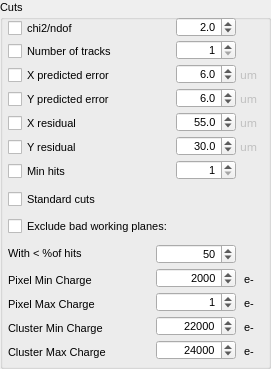
    <widget class="QGroupBox" name="chargeCutsGB">
     <property name="geometry">
      <rect>
       <x>740</x>
       <y>4</y>
       <width>271</width>
       <height>369</height>
      </rect>
     </property>
     <property name="font">
      <font>
       <pointsize>8</pointsize>
      </font>
     </property>
     <property name="title">
      <string>Cuts</string>
     </property>
     <widget class="QCheckBox" name="chi2ChargeCutCB">
      <property name="geometry">
       <rect>
        <x>8</x>
        <y>17</y>
        <width>150</width>
        <height>22</height>
       </rect>
      </property>
      <property name="text">
       <string>chi2/ndof</string>
      </property>
     </widget>
     <widget class="QDoubleSpinBox" name="chi2ChargeCutSB">
      <property name="geometry">
       <rect>
        <x>176</x>
        <y>17</y>
        <width>60</width>
        <height>20</height>
       </rect>
      </property>
      <property name="alignment">
       <set>Qt::AlignRight|Qt::AlignTrailing|Qt::AlignVCenter</set>
      </property>
      <property name="decimals">
       <number>1</number>
      </property>
      <property name="minimum">
       <double>1.000000000000000</double>
      </property>
      <property name="maximum">
       <double>20.000000000000000</double>
      </property>
      <property name="singleStep">
       <double>0.500000000000000</double>
      </property>
      <property name="value">
       <double>2.000000000000000</double>
      </property>
     </widget>
     <widget class="QCheckBox" name="nTrackChargeCutCB">
      <property name="geometry">
       <rect>
        <x>8</x>
        <y>40</y>
        <width>150</width>
        <height>22</height>
       </rect>
      </property>
      <property name="text">
       <string>Number of tracks</string>
      </property>
     </widget>
     <widget class="QSpinBox" name="nTrackChargeCutSB">
      <property name="geometry">
       <rect>
        <x>176</x>
        <y>40</y>
        <width>60</width>
        <height>20</height>
       </rect>
      </property>
      <property name="layoutDirection">
       <enum>Qt::LeftToRight</enum>
      </property>
      <property name="alignment">
       <set>Qt::AlignRight|Qt::AlignTrailing|Qt::AlignVCenter</set>
      </property>
      <property name="minimum">
       <number>1</number>
      </property>
      <property name="maximum">
       <number>10</number>
      </property>
      <property name="value">
       <number>1</number>
      </property>
     </widget>
     <widget class="QCheckBox" name="xErrChargeCutCB">
      <property name="geometry">
       <rect>
        <x>8</x>
        <y>64</y>
        <width>150</width>
        <height>22</height>
       </rect>
      </property>
      <property name="text">
       <string>X predicted error</string>
      </property>
     </widget>
     <widget class="QCheckBox" name="yErrChargeCutCB">
      <property name="geometry">
       <rect>
        <x>8</x>
        <y>88</y>
        <width>150</width>
        <height>22</height>
       </rect>
      </property>
      <property name="text">
       <string>Y predicted error</string>
      </property>
     </widget>
     <widget class="QDoubleSpinBox" name="xErrChargeCutSB">
      <property name="geometry">
       <rect>
        <x>176</x>
        <y>64</y>
        <width>60</width>
        <height>20</height>
       </rect>
      </property>
      <property name="alignment">
       <set>Qt::AlignRight|Qt::AlignTrailing|Qt::AlignVCenter</set>
      </property>
      <property name="decimals">
       <number>1</number>
      </property>
      <property name="minimum">
       <double>0.000000000000000</double>
      </property>
      <property name="maximum">
       <double>50.000000000000000</double>
      </property>
      <property name="singleStep">
       <double>0.500000000000000</double>
      </property>
      <property name="value">
       <double>6.000000000000000</double>
      </property>
     </widget>
     <widget class="QDoubleSpinBox" name="yErrChargeCutSB">
      <property name="geometry">
       <rect>
        <x>176</x>
        <y>88</y>
        <width>60</width>
        <height>20</height>
       </rect>
      </property>
      <property name="alignment">
       <set>Qt::AlignRight|Qt::AlignTrailing|Qt::AlignVCenter</set>
      </property>
      <property name="decimals">
       <number>1</number>
      </property>
      <property name="minimum">
       <double>0.000000000000000</double>
      </property>
      <property name="maximum">
       <double>50.000000000000000</double>
      </property>
      <property name="singleStep">
       <double>0.500000000000000</double>
      </property>
      <property name="value">
       <double>6.000000000000000</double>
      </property>
     </widget>
     <widget class="QLabel" name="xErrChargeLB">
      <property name="enabled">
       <bool>false</bool>
      </property>
      <property name="geometry">
       <rect>
        <x>240</x>
        <y>64</y>
        <width>31</width>
        <height>22</height>
       </rect>
      </property>
      <property name="font">
       <font>
        <family>Sans Serif</family>
        <weight>50</weight>
        <bold>false</bold>
       </font>
      </property>
      <property name="text">
       <string>um</string>
      </property>
     </widget>
     <widget class="QLabel" name="yErrChargeLB">
      <property name="enabled">
       <bool>false</bool>
      </property>
      <property name="geometry">
       <rect>
        <x>240</x>
        <y>88</y>
        <width>31</width>
        <height>22</height>
       </rect>
      </property>
      <property name="font">
       <font>
        <family>Sans Serif</family>
        <weight>50</weight>
        <bold>false</bold>
       </font>
      </property>
      <property name="text">
       <string>um</string>
      </property>
     </widget>
     <widget class="QCheckBox" name="xChargeCutCB">
      <property name="geometry">
       <rect>
        <x>8</x>
        <y>112</y>
        <width>150</width>
        <height>22</height>
       </rect>
      </property>
      <property name="text">
       <string>X residual</string>
      </property>
     </widget>
     <widget class="QCheckBox" name="yChargeCutCB">
      <property name="geometry">
       <rect>
        <x>8</x>
        <y>136</y>
        <width>150</width>
        <height>22</height>
       </rect>
      </property>
      <property name="text">
       <string>Y residual</string>
      </property>
     </widget>
     <widget class="QDoubleSpinBox" name="xChargeCutSB">
      <property name="geometry">
       <rect>
        <x>176</x>
        <y>112</y>
        <width>60</width>
        <height>20</height>
       </rect>
      </property>
      <property name="alignment">
       <set>Qt::AlignRight|Qt::AlignTrailing|Qt::AlignVCenter</set>
      </property>
      <property name="decimals">
       <number>1</number>
      </property>
      <property name="minimum">
       <double>-75.000000000000000</double>
      </property>
      <property name="maximum">
       <double>75.000000000000000</double>
      </property>
      <property name="singleStep">
       <double>0.500000000000000</double>
      </property>
      <property name="value">
       <double>55.000000000000000</double>
      </property>
     </widget>
     <widget class="QDoubleSpinBox" name="yChargeCutSB">
      <property name="geometry">
       <rect>
        <x>176</x>
        <y>136</y>
        <width>60</width>
        <height>20</height>
       </rect>
      </property>
      <property name="alignment">
       <set>Qt::AlignRight|Qt::AlignTrailing|Qt::AlignVCenter</set>
      </property>
      <property name="decimals">
       <number>1</number>
      </property>
      <property name="minimum">
       <double>-50.000000000000000</double>
      </property>
      <property name="maximum">
       <double>50.000000000000000</double>
      </property>
      <property name="singleStep">
       <double>0.500000000000000</double>
      </property>
      <property name="value">
       <double>30.000000000000000</double>
      </property>
     </widget>
     <widget class="QLabel" name="xChargeLB">
      <property name="enabled">
       <bool>false</bool>
      </property>
      <property name="geometry">
       <rect>
        <x>240</x>
        <y>112</y>
        <width>31</width>
        <height>22</height>
       </rect>
      </property>
      <property name="font">
       <font>
        <family>Sans Serif</family>
        <weight>50</weight>
        <bold>false</bold>
       </font>
      </property>
      <property name="text">
       <string>um</string>
      </property>
     </widget>
     <widget class="QLabel" name="yChargeLB">
      <property name="enabled">
       <bool>false</bool>
      </property>
      <property name="geometry">
       <rect>
        <x>240</x>
        <y>136</y>
        <width>31</width>
        <height>22</height>
       </rect>
      </property>
      <property name="font">
       <font>
        <family>Sans Serif</family>
        <weight>50</weight>
        <bold>false</bold>
       </font>
      </property>
      <property name="text">
       <string>um</string>
      </property>
     </widget>
     <widget class="customSpinBox" name="hitsChargeCutSB">
      <property name="geometry">
       <rect>
        <x>176</x>
        <y>160</y>
        <width>60</width>
        <height>20</height>
       </rect>
      </property>
      <property name="layoutDirection">
       <enum>Qt::LeftToRight</enum>
      </property>
      <property name="alignment">
       <set>Qt::AlignRight|Qt::AlignTrailing|Qt::AlignVCenter</set>
      </property>
      <property name="minimum">
       <number>1</number>
      </property>
      <property name="maximum">
       <number>50</number>
      </property>
      <property name="value">
       <number>1</number>
      </property>
     </widget>
     <widget class="QCheckBox" name="hitsChargeCutCB">
      <property name="geometry">
       <rect>
        <x>8</x>
        <y>160</y>
        <width>150</width>
        <height>22</height>
       </rect>
      </property>
      <property name="text">
       <string>Min hits</string>
      </property>
     </widget>
     <widget class="customSpinBox" name="chargePixelMinimumChargeSB">
      <property name="geometry">
       <rect>
        <x>156</x>
        <y>268</y>
        <width>80</width>
        <height>20</height>
       </rect>
      </property>
      <property name="layoutDirection">
       <enum>Qt::LeftToRight</enum>
      </property>
      <property name="alignment">
       <set>Qt::AlignRight|Qt::AlignTrailing|Qt::AlignVCenter</set>
      </property>
      <property name="minimum">
       <number>0</number>
      </property>
      <property name="maximum">
       <number>10000</number>
      </property>
      <property name="singleStep">
       <number>100</number>
      </property>
      <property name="value">
       <number>2000</number>
      </property>
     </widget>
     <widget class="customSpinBox" name="chargeClusterMinimumChargeSB">
      <property name="geometry">
       <rect>
        <x>156</x>
        <y>316</y>
        <width>80</width>
        <height>20</height>
       </rect>
      </property>
      <property name="layoutDirection">
       <enum>Qt::LeftToRight</enum>
      </property>
      <property name="alignment">
       <set>Qt::AlignRight|Qt::AlignTrailing|Qt::AlignVCenter</set>
      </property>
      <property name="minimum">
       <number>0</number>
      </property>
      <property name="maximum">
       <number>100000</number>
      </property>
      <property name="singleStep">
       <number>100</number>
      </property>
      <property name="value">
       <number>22000</number>
      </property>
     </widget>
     <widget class="QLabel" name="chargePixelMinimumChargeElectronLB">
      <property name="geometry">
       <rect>
        <x>244</x>
        <y>268</y>
        <width>31</width>
        <height>22</height>
       </rect>
      </property>
      <property name="text">
       <string>e-</string>
      </property>
     </widget>
     <widget class="QLabel" name="chargeClusterMaximumChargeElectronLB">
      <property name="geometry">
       <rect>
        <x>244</x>
        <y>340</y>
        <width>31</width>
        <height>22</height>
       </rect>
      </property>
      <property name="text">
       <string>e-</string>
      </property>
     </widget>
     <widget class="customSpinBox" name="chargeClusterMaximumChargeSB">
      <property name="geometry">
       <rect>
        <x>156</x>
        <y>340</y>
        <width>80</width>
        <height>20</height>
       </rect>
      </property>
      <property name="layoutDirection">
       <enum>Qt::LeftToRight</enum>
      </property>
      <property name="alignment">
       <set>Qt::AlignRight|Qt::AlignTrailing|Qt::AlignVCenter</set>
      </property>
      <property name="minimum">
       <number>0</number>
      </property>
      <property name="maximum">
       <number>100000</number>
      </property>
      <property name="singleStep">
       <number>100</number>
      </property>
      <property name="value">
       <number>24000</number>
      </property>
     </widget>
     <widget class="QLabel" name="chargeClusterMinimumChargeElectronLB">
      <property name="geometry">
       <rect>
        <x>244</x>
        <y>316</y>
        <width>31</width>
        <height>22</height>
       </rect>
      </property>
      <property name="text">
       <string>e-</string>
      </property>
     </widget>
     <widget class="customSpinBox" name="chargePixelMaximumChargeSB">
      <property name="geometry">
       <rect>
        <x>156</x>
        <y>292</y>
        <width>80</width>
        <height>20</height>
       </rect>
      </property>
      <property name="layoutDirection">
       <enum>Qt::LeftToRight</enum>
      </property>
      <property name="alignment">
       <set>Qt::AlignRight|Qt::AlignTrailing|Qt::AlignVCenter</set>
      </property>
      <property name="minimum">
       <number>0</number>
      </property>
      <property name="maximum">
       <number>100000</number>
      </property>
      <property name="singleStep">
       <number>100</number>
      </property>
      <property name="value">
       <number>1</number>
      </property>
     </widget>
     <widget class="QLabel" name="chargePixelMaximumChargeElectronLB">
      <property name="geometry">
       <rect>
        <x>244</x>
        <y>292</y>
        <width>31</width>
        <height>22</height>
       </rect>
      </property>
      <property name="text">
       <string>e-</string>
      </property>
     </widget>
     <widget class="QLabel" name="chargePixelMinimumChargeLB">
      <property name="geometry">
       <rect>
        <x>8</x>
        <y>272</y>
        <width>135</width>
        <height>17</height>
       </rect>
      </property>
      <property name="text">
       <string>Pixel Min Charge</string>
      </property>
     </widget>
     <widget class="QLabel" name="chargePixelMaximumChargeLB">
      <property name="geometry">
       <rect>
        <x>8</x>
        <y>296</y>
        <width>135</width>
        <height>17</height>
       </rect>
      </property>
      <property name="text">
       <string>Pixel Max Charge</string>
      </property>
     </widget>
     <widget class="QLabel" name="chargeClusterMinimumChargeLB">
      <property name="geometry">
       <rect>
        <x>8</x>
        <y>320</y>
        <width>135</width>
        <height>17</height>
       </rect>
      </property>
      <property name="text">
       <string>Cluster Min Charge</string>
      </property>
     </widget>
     <widget class="QLabel" name="chargeClusterMaximumChargeLB">
      <property name="geometry">
       <rect>
        <x>8</x>
        <y>344</y>
        <width>135</width>
        <height>17</height>
       </rect>
      </property>
      <property name="text">
       <string>Cluster Max Charge</string>
      </property>
     </widget>
     <widget class="customCheckBox" name="chargeExcludeBadPlanesCB">
      <property name="geometry">
       <rect>
        <x>8</x>
        <y>216</y>
        <width>211</width>
        <height>20</height>
       </rect>
      </property>
      <property name="text">
       <string>Exclude bad working planes:</string>
      </property>
     </widget>
     <widget class="QLabel" name="label_2">
      <property name="geometry">
       <rect>
        <x>8</x>
        <y>244</y>
        <width>135</width>
        <height>20</height>
       </rect>
      </property>
      <property name="text">
       <string>With &lt; %of hits</string>
      </property>
     </widget>
     <widget class="customSpinBox" name="chargeBadPlanesHitsSB">
      <property name="geometry">
       <rect>
        <x>156</x>
        <y>244</y>
        <width>80</width>
        <height>20</height>
       </rect>
      </property>
      <property name="alignment">
       <set>Qt::AlignRight|Qt::AlignTrailing|Qt::AlignVCenter</set>
      </property>
      <property name="value">
       <number>50</number>
      </property>
     </widget>
     <widget class="customCheckBox" name="chargeStandardCutsCB">
      <property name="geometry">
       <rect>
        <x>8</x>
        <y>188</y>
        <width>150</width>
        <height>22</height>
       </rect>
      </property>
      <property name="text">
       <string>Standard cuts</string>
      </property>
     </widget>
    </widget>
